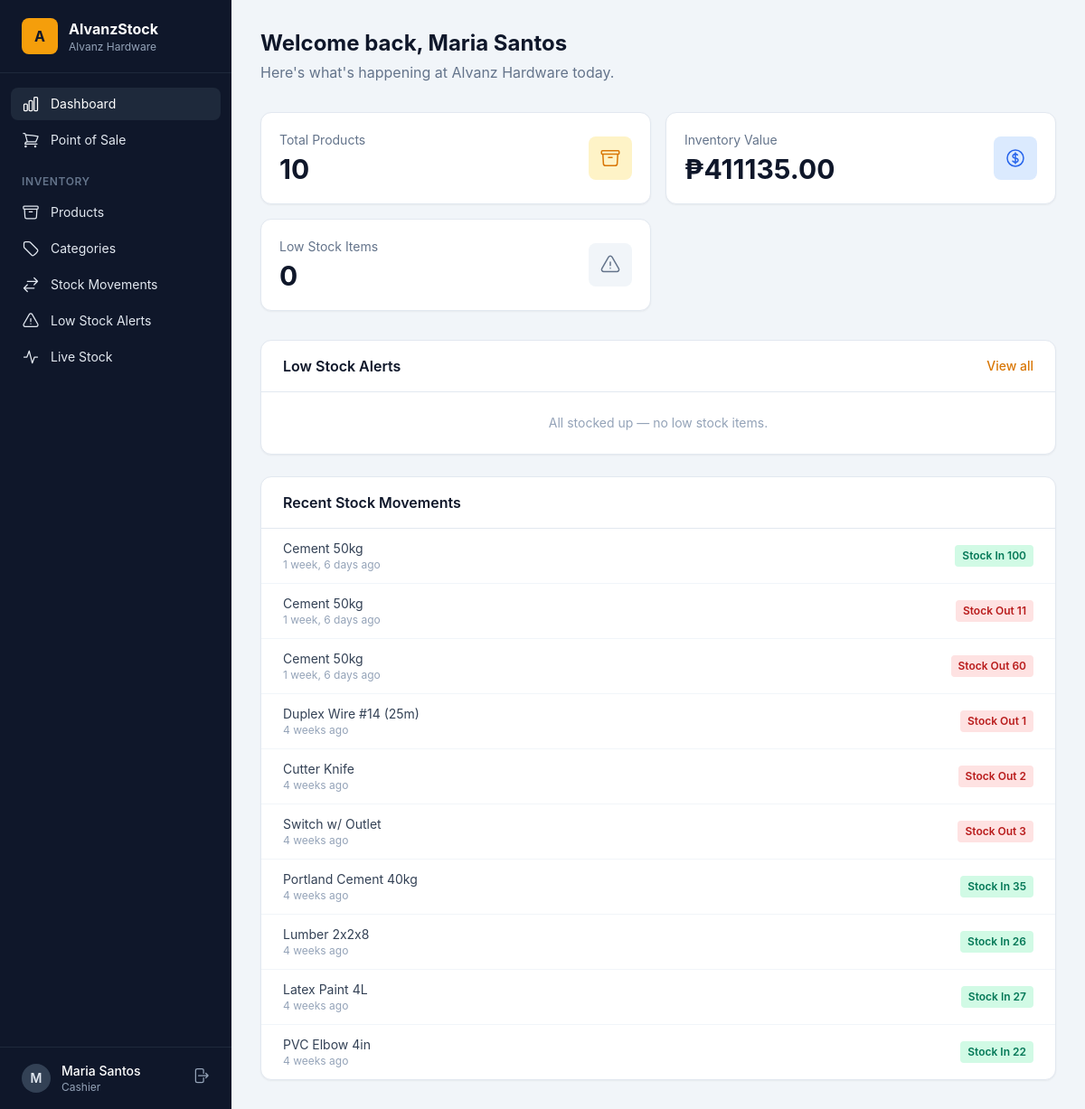
The page / (signed in) on the database as committed earlier.
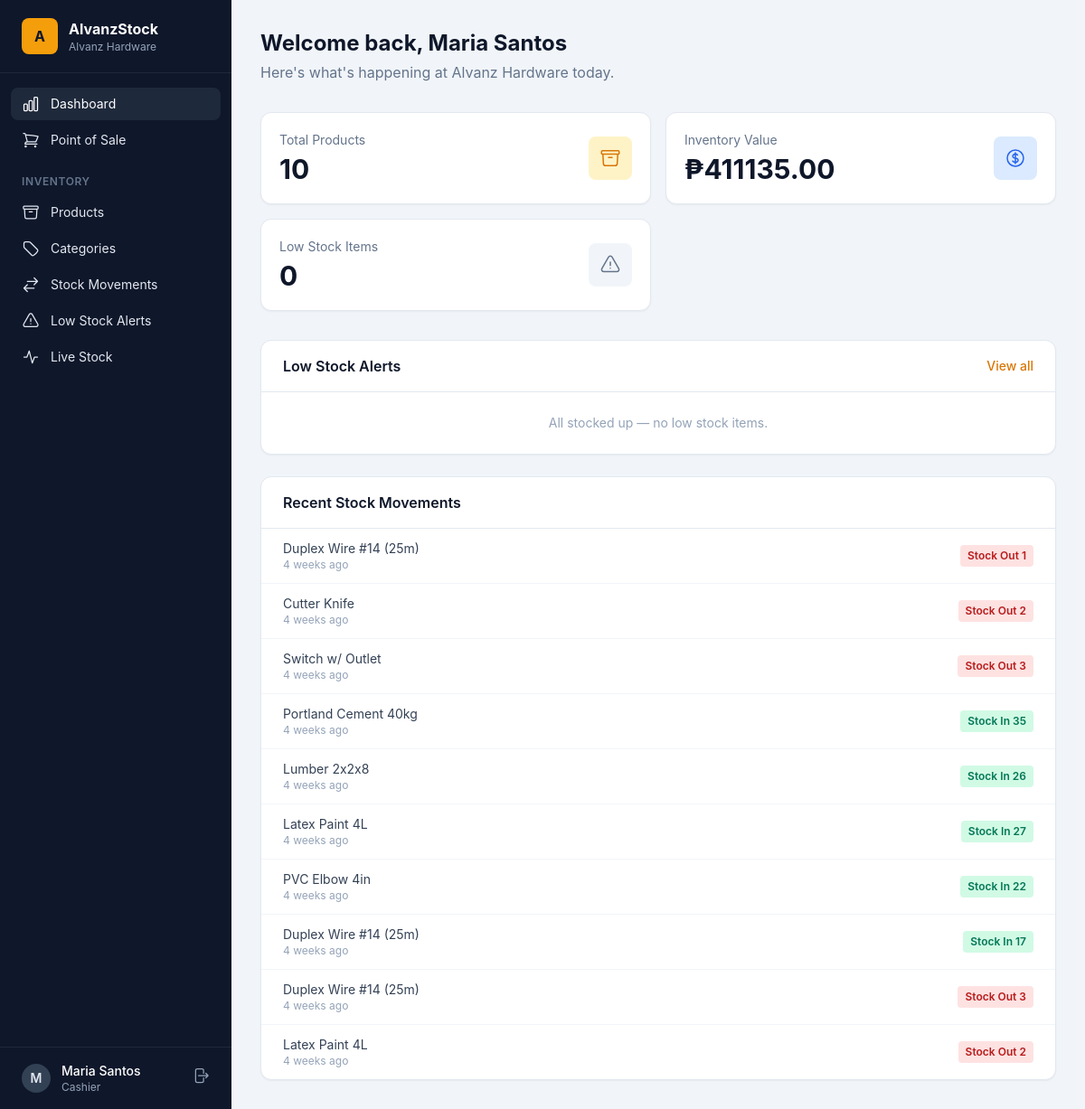
The same page on the database as committed later.
### inventory/models.py (models this page shows, shortened)
class StockTransaction(models.Model):
    class Type(models.TextChoices):
        STOCK_IN = "IN", "Stock In"
        STOCK_OUT = "OUT", "Stock Out"
        ADJUST = "ADJ", "Adjustment"
    product = models.ForeignKey(Product, on_delete=models.CASCADE, related_name="transactions")
    transaction_type = models.CharField(max_length=5, choices=Type.choices)
    quantity = models.PositiveIntegerField()
    reference = models.CharField(max_length=100, blank=True)
    notes = models.TextField(blank=True)
    user = models.ForeignKey("accounts.User", on_delete=models.SET_NULL, null=True, related_name="stock_transactions")
    created_at = models.DateTimeField(auto_now_add=True)
    class Meta:
        ordering = ["-created_at"]

class Product(models.Model):
    name = models.CharField(max_length=200)
    sku = models.CharField(max_length=50, unique=True)
    image = models.ImageField(upload_to="products/", blank=True)
    category = models.ForeignKey(Category, on_delete=models.SET_NULL, null=True, blank=True, related_name="products")
    unit = models.CharField(max_length=20, default="pcs")
    cost_price = models.DecimalField(max_digits=12, decimal_places=2, default=0)
    sell_price = models.DecimalField(max_digits=12, decimal_places=2, default=0)
    quantity = models.PositiveIntegerField(default=0)
    min_stock_level = models.PositiveIntegerField(default=10)
    is_active = models.BooleanField(default=True)
    created_at = models.DateTimeField(auto_now_add=True)
    updated_at = models.DateTimeField(auto_now=True)
    class Meta:
        ordering = ["name"]

### inventory/views.py (the view)
# urls.py: path("", views.dashboard, name="dashboard"),
@login_required
def dashboard(request):
    low_stock_products = Product.objects.filter(is_active=True, quantity__lte=F("min_stock_level")).order_by("quantity")
    recent_transactions = StockTransaction.objects.select_related("product", "user")[:10]
    recent_sales = Sale.objects.select_related("cashier")[:10]
    inv = Product.objects.filter(is_active=True).aggregate(
        product_count=Count("id"),
        total_value=Sum(F("quantity") * F("sell_price")),
    )
    sales_total = Sale.objects.aggregate(total=Sum("total"))["total"] or 0
    context = {
        "product_count": inv["product_count"],
        "category_count": Category.objects.count(),
        "total_value": inv["total_value"] or 0,
        "low_stock_count": low_stock_products.count(),
        "low_stock_products": low_stock_products,
        "recent_transactions": recent_transactions,
        "recent_sales": recent_sales,
        "sales_total": sales_total,
    }
    return render(request, "dashboard.html", context)

### accounts/models.py (called while the page is built)
    @property
    def is_manager(self):
        return self.role == self.Role.MANAGER or self.is_superuser

    @property
    def is_stock_viewer(self):
        return self.role == self.Role.STOCK_VIEWER

### templates/dashboard.html (shortened to what this page needs)
{% extends "base.html" %}
{% block content %}
<div class="mb-8">
  <h1 class="text-2xl font-bold text-slate-900">Welcome back, {{ user.get_full_name|default:user.username }}</h1>
  <p class="text-slate-500 mt-1">Here's what's happening at Alvanz Hardware today.</p>
</div>
<div class="grid grid-cols-1 sm:grid-cols-2 xl:grid-cols-4 gap-4 mb-8">
  <div class="card p-5">
    <div class="flex items-center justify-between">
      <div>
        <div class="text-sm text-slate-500">Total Products</div>
        <div class="text-3xl font-bold mt-1">{{ product_count }}</div>
      </div>
      <div class="w-12 h-12 rounded-lg bg-amber-100 text-amber-600 flex items-center justify-center">
      </div>
    </div>
  </div>
  <div class="card p-5">
    <div class="flex items-center justify-between">
      <div>
        <div class="text-sm text-slate-500">Inventory Value</div>
        <div class="text-3xl font-bold mt-1">₱{{ total_value|floatformat:2 }}</div>
      </div>
      <div class="w-12 h-12 rounded-lg bg-blue-100 text-blue-600 flex items-center justify-center">
      </div>
    </div>
  </div>
  <a href="{% url 'low_stock' %}" class="card p-5 hover:shadow-md transition">
    <div class="flex items-center justify-between">
      <div>
        <div class="text-sm text-slate-500">Low Stock Items</div>
        <div class="text-3xl font-bold mt-1 {% if low_stock_count %}text-red-600{% endif %}">{{ low_stock_count }}</div>
      </div>
      <div class="w-12 h-12 rounded-lg {% if low_stock_count %}bg-red-100 text-red-600{% else %}bg-slate-100 text-slate-500{% endif %} flex items-center justify-center">
      </div>
    </div>
  </a>
</div>
<div class="grid grid-cols-1 gap-6 {% if user.is_manager %}xl:grid-cols-3{% endif %}">
  <div class="space-y-6">
    <div class="card overflow-hidden">
      <div class="px-6 py-4 border-b border-slate-200 flex items-center justify-between">
        <h2 class="font-semibold">Low Stock Alerts</h2>
        <a href="{% url 'low_stock' %}" class="text-sm text-amber-600 hover:text-amber-700 font-medium">View all</a>
      </div>
      <ul class="divide-y divide-slate-100">
        {% for p in low_stock_products %}
        <li class="px-6 py-3 flex items-center justify-between">
          <a href="{% url 'product_detail' p.pk %}" class="text-sm text-slate-700 hover:text-amber-600 truncate mr-3">{{ p.name }}</a>
          <span class="text-sm font-semibold text-red-600 whitespace-nowrap">{{ p.quantity }} left</span>
        </li>
        {% empty %}
        <li class="px-6 py-6 text-sm text-slate-400 text-center">All stocked up — no low stock items.</li>
        {% endfor %}
      </ul>
    </div>
    <div class="card overflow-hidden">
      <div class="px-6 py-4 border-b border-slate-200">
        <h2 class="font-semibold">Recent Stock Movements</h2>
      </div>
      <ul class="divide-y divide-slate-100">
        {% for t in recent_transactions %}
        <li class="px-6 py-3 flex items-center justify-between">
          <div class="min-w-0 mr-3">
            <div class="text-sm text-slate-700 truncate">{{ t.product.name }}</div>
            <div class="text-xs text-slate-400">{{ t.created_at|timesince }} ago</div>
          </div>
          <span class="text-xs font-semibold px-2 py-1 rounded {% if t.transaction_type == 'IN' %}bg-emerald-100 text-emerald-700{% else %}bg-red-100 text-red-700{% endif %} whitespace-nowrap">
            {{ t.get_transaction_type_display }} {{ t.quantity }}
          </span>
        </li>
        {% empty %}
        <li class="px-6 py-6 text-sm text-slate-400 text-center">No stock movements yet.</li>
        {% endfor %}
      </ul>
    </div>
  </div>
</div>
{% endblock %}

Rows that differ between the two databases and show on the page:
removed StockTransaction: product.name "Cement 50kg", created_at "1 week, 6 days", transaction_type "Stock In", quantity "100"
removed StockTransaction: product.name "Cement 50kg", created_at "1 week, 6 days", transaction_type "Stock Out", quantity "11"
removed StockTransaction: product.name "Cement 50kg", created_at "1 week, 6 days", transaction_type "Stock Out", quantity "60"
now on this page (row unchanged): StockTransaction: product.name "Duplex Wire #14 (25m)", created_at "4 weeks", transaction_type "Stock In", quantity "17"
now on this page (row unchanged): StockTransaction: product.name "Duplex Wire #14 (25m)", created_at "4 weeks", transaction_type "Stock Out", quantity "3"
now on this page (row unchanged): StockTransaction: product.name "Latex Paint 4L", created_at "4 weeks", transaction_type "Stock Out", quantity "2"
